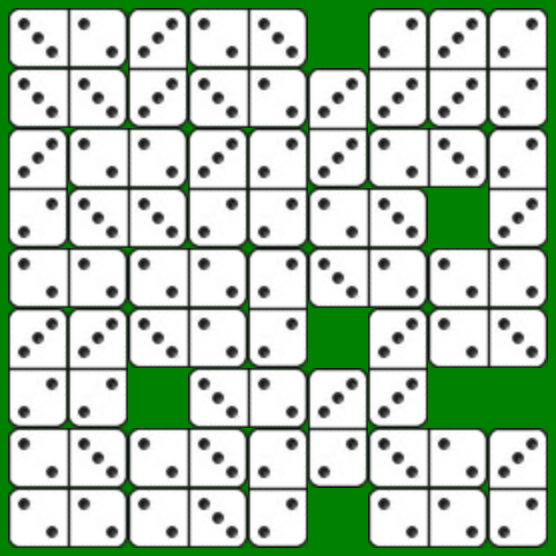
#> input picture Lab3_TestImages/dice1.png, 556 x 556 px, found by its file name
$ python challenge2_count_spots.py
#> lines starting #> are read from the running program, lines starting #| are printed output that depends on the picture; after the words box and inside, x2 and y2 are one past the last pixel; in counts of white or black regions, pixels touching at a corner belong together
#!/usr/bin/env python3
# -*- coding: utf-8 -*-
"""
Created on Sat Nov  1 21:29:12 2025

@author: gluppler
"""

import cv2
import numpy as np
from pathlib import Path

# === Config ===
BASE = Path("/Users/gluppler/Downloads/School/test/Lab3_TestImages/")
A = BASE / "dice1.png"
B = BASE / "dice2.png"
THRESH = 50       # higher = less sensitive
MIN_AREA = 500    # ignore tiny spots

# === Load ===
a = cv2.imread(str(A))
#> a is the input picture: shape (556, 556, 3); mean B, G, R 178.3, 198.5, 178.3
b = cv2.imread(str(B))
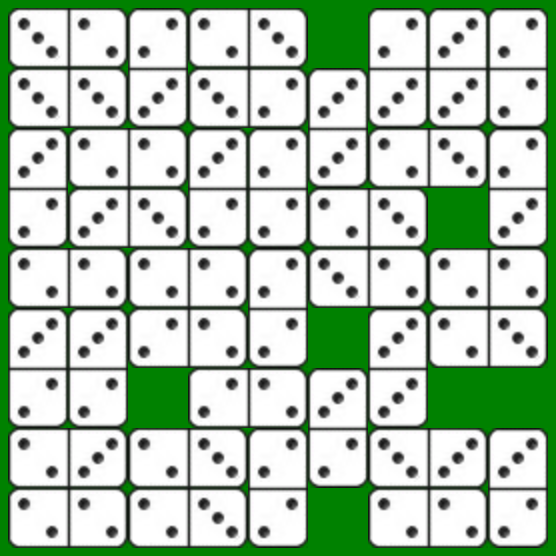
#> input picture Lab3_TestImages/dice2.png, 556 x 556 px, found by its file name
#> b is the input picture: shape (556, 556, 3); mean B, G, R 178.4, 198.6, 178.5
ga = cv2.cvtColor(a, cv2.COLOR_BGR2GRAY)
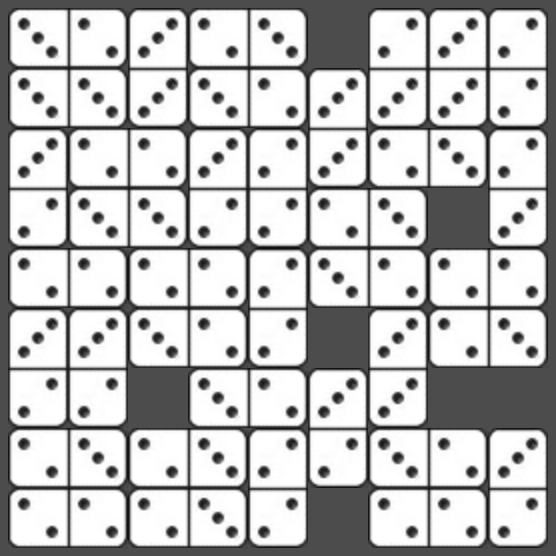
#> ga: shape (556, 556); min 17, max 255, mean 190.2
gb = cv2.cvtColor(b, cv2.COLOR_BGR2GRAY)
if ga.shape != gb.shape:
    gb = cv2.resize(gb, (ga.shape[1], ga.shape[0]))

# === Difference + threshold ===
diff = cv2.absdiff(ga, gb)
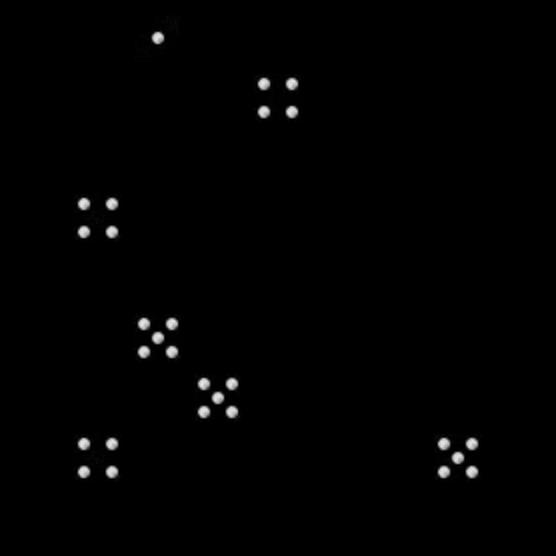
#> diff: shape (556, 556); min 0, max 234, mean 2.1
_, mask = cv2.threshold(diff, THRESH, 255, cv2.THRESH_BINARY)
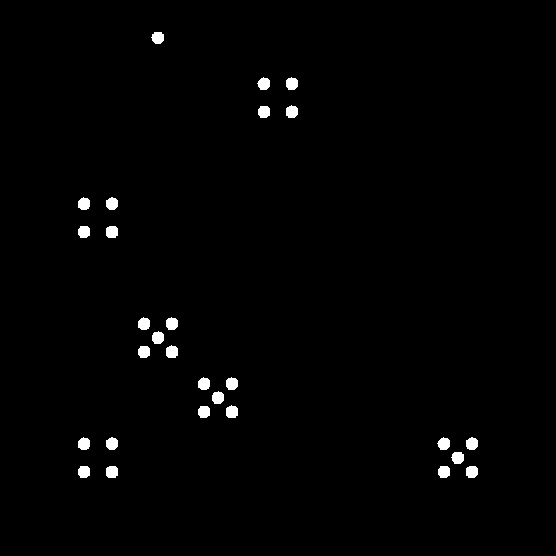
#> mask: shape (556, 556); 1.2% white; 28 white regions, largest, box (x1, y1, x2, y2) and area: (166, 345, 178, 358) 131, (226, 405, 238, 418) 131, (106, 226, 118, 238) 130
kernel = cv2.getStructuringElement(cv2.MORPH_ELLIPSE, (5,5))
mask = cv2.morphologyEx(mask, cv2.MORPH_OPEN, kernel)
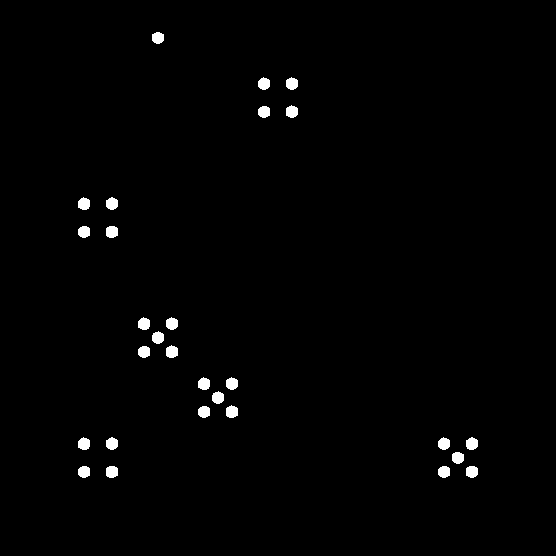
#> mask: shape (556, 556); 1.1% white; 28 white regions, largest, box (x1, y1, x2, y2) and area: (166, 345, 178, 358) 127, (226, 405, 238, 418) 127, (106, 226, 118, 238) 126
mask = cv2.morphologyEx(mask, cv2.MORPH_CLOSE, kernel)

# === Find regions ===
num_labels, labels, stats, centroids = cv2.connectedComponentsWithStats(mask, 8)
#> labels: shape (556, 556) int32; 29 distinct labels, from 0 to 28
#> num_labels = 29; stats = 29 rows, first 6: [0, 0, 556, 556, 305703], [152, 32, 12, 12, 118], [258, 77, 12, 13, 121], [286, 77, 12, 13, 123], [286, 105, 12, 13, 124], [258, 106, 12, 12, 120]; centroids = 29 pairs, first value 83.59 to 471.5, second value 37.44 to 471.4
valid = [i for i in range(1, num_labels) if stats[i, cv2.CC_STAT_AREA] >= MIN_AREA]
#> valid = []

# === Draw boxes ===
overlay = a.copy()
for i in valid:
    x, y, w, h, _ = stats[i]
    cx, cy = map(int, centroids[i])
    cv2.rectangle(overlay, (x, y), (x+w, y+h), (0,255,0), 2)
    cv2.putText(overlay, str(i), (cx-10, cy+10),
                cv2.FONT_HERSHEY_SIMPLEX, 0.6, (255,255,255), 2)
#> this loop made 0 passes

# === Create visuals ===
# side-by-side comparison and heatmap
side_by_side = np.hstack([a, b])
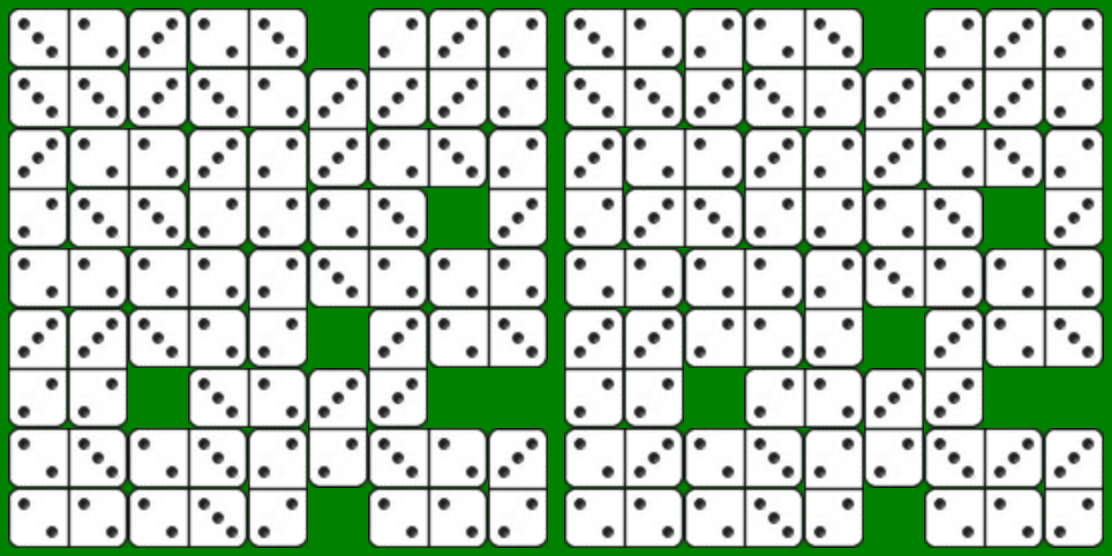
#> side_by_side: shape (556, 1112, 3); mean B, G, R 178.4, 198.5, 178.4
heatmap = cv2.applyColorMap(diff, cv2.COLORMAP_JET)
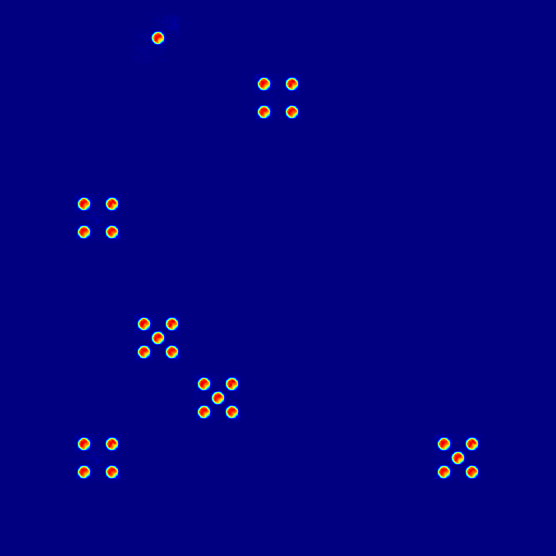
#> heatmap: shape (556, 556, 3); mean B, G, R 128.1, 1.8, 2.1

# === Save outputs ===
cv2.imwrite(str(BASE / "dice_diff_mask.png"), mask)
cv2.imwrite(str(BASE / "dice_diff_overlay.png"), overlay)
cv2.imwrite(str(BASE / "dice_diff_heatmap.png"), heatmap)
cv2.imwrite(str(BASE / "dice_side_by_side.png"), side_by_side)

print(f"Detected regions: {len(valid)}")
#| Detected regions: 0
print("Saved:")
print(f" - Mask ............ dice_diff_mask.png")
print(f" - Overlay ......... dice_diff_overlay.png")
print(f" - Heatmap ......... dice_diff_heatmap.png")
print(f" - Side-by-side .... dice_side_by_side.png")

# === Optional display ===
cv2.imshow("Dice A vs B", side_by_side)
cv2.imshow("Difference Heatmap", heatmap)
cv2.imshow("Overlay (Labeled)", overlay)
cv2.waitKey(0)
cv2.destroyAllWindows()
